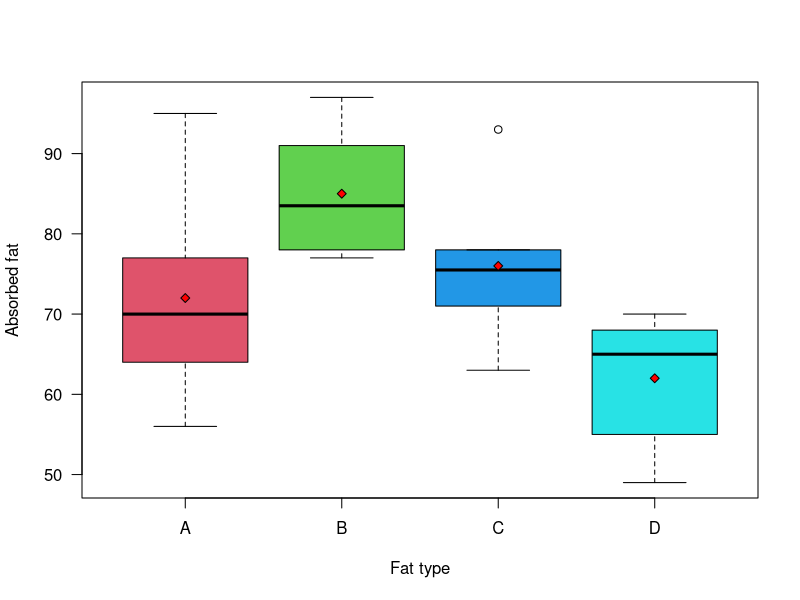
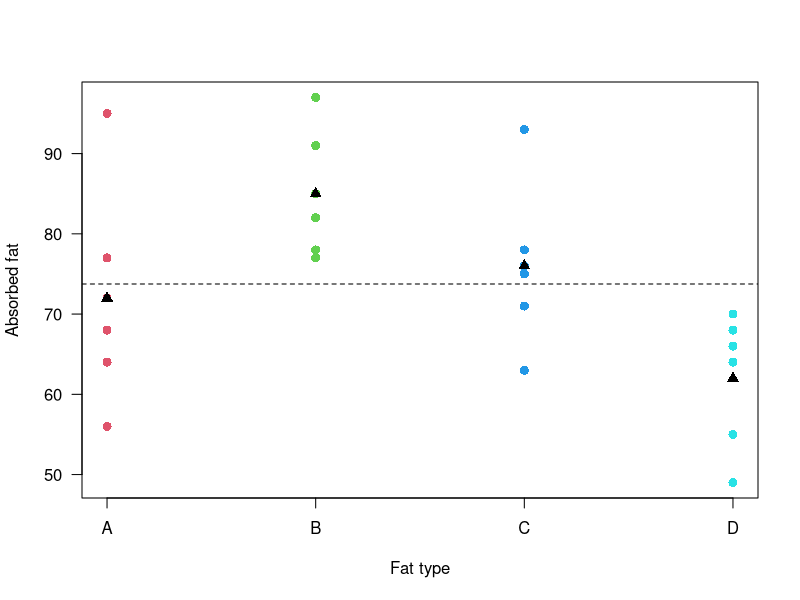
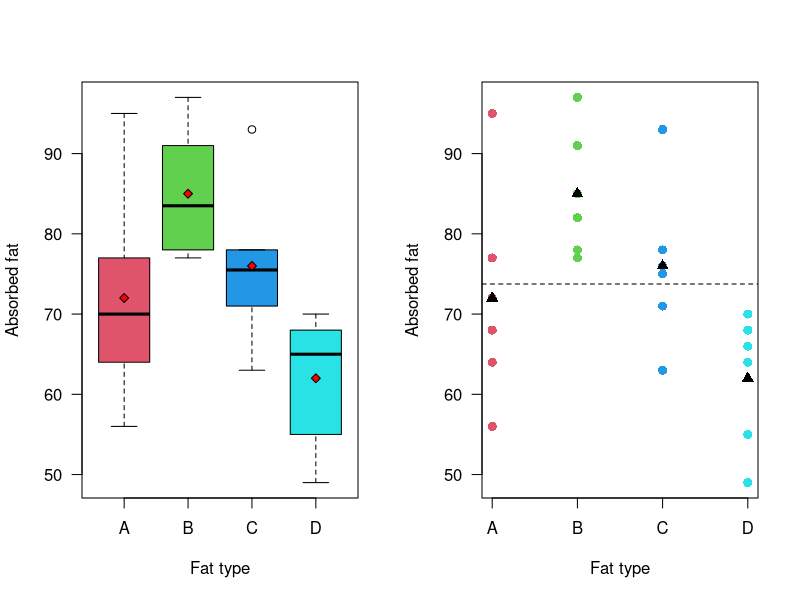
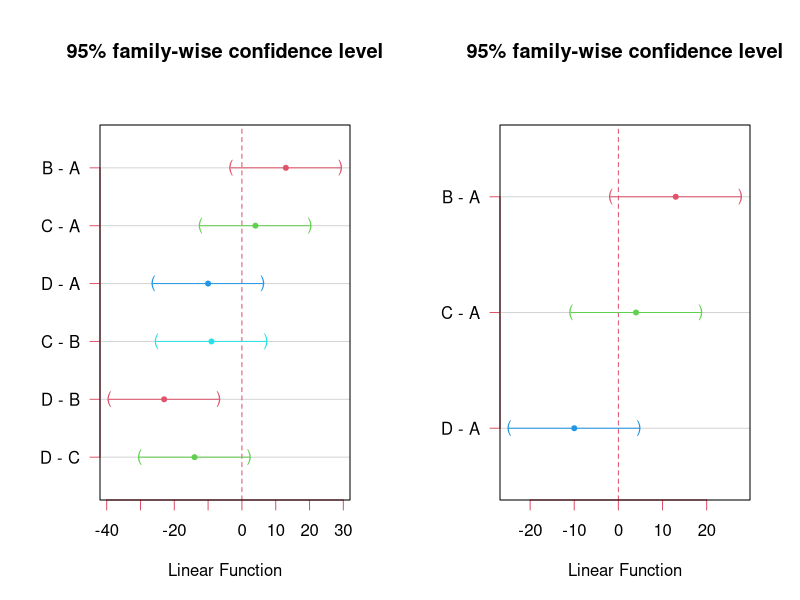
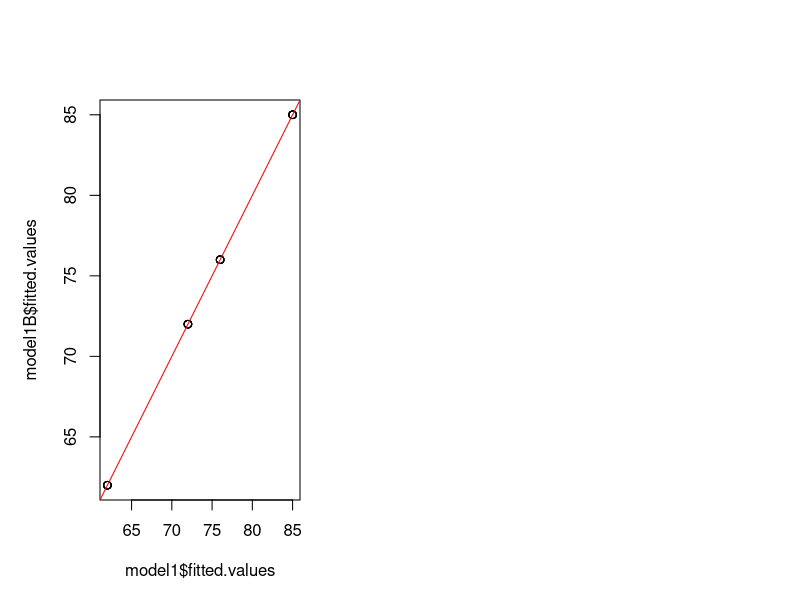
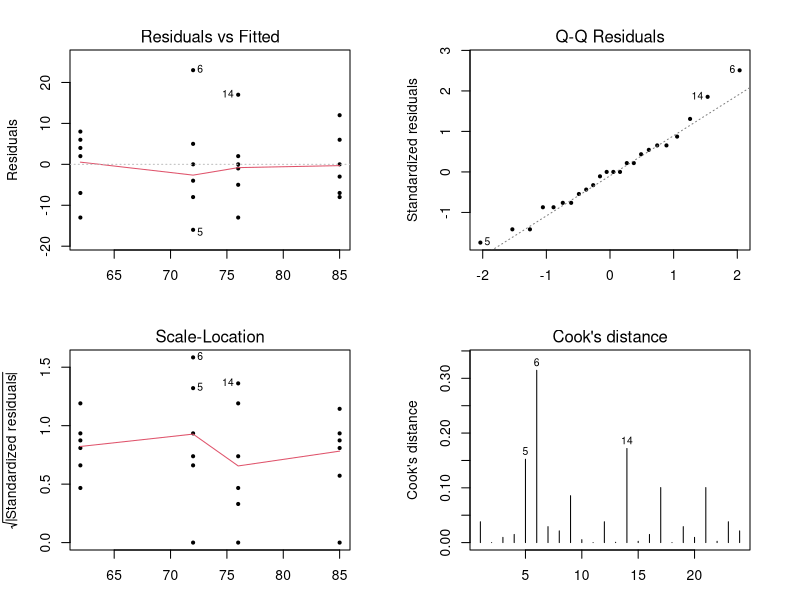
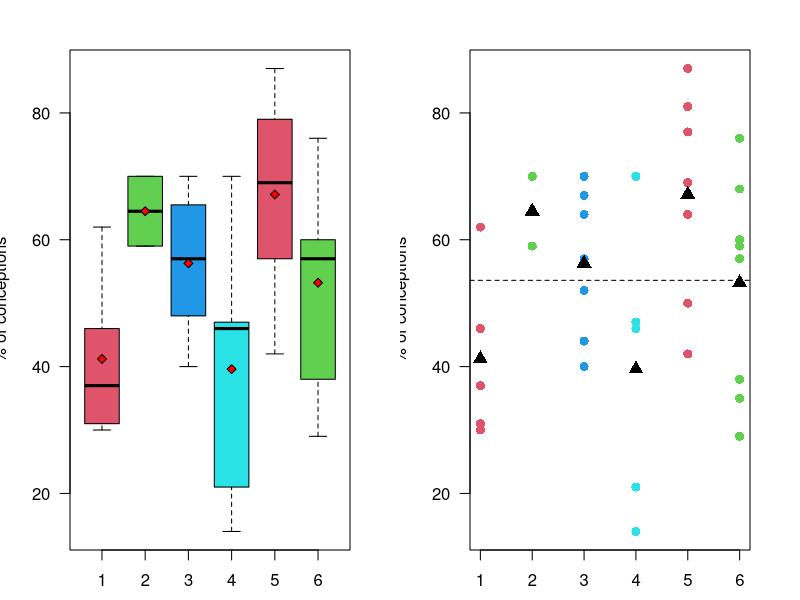
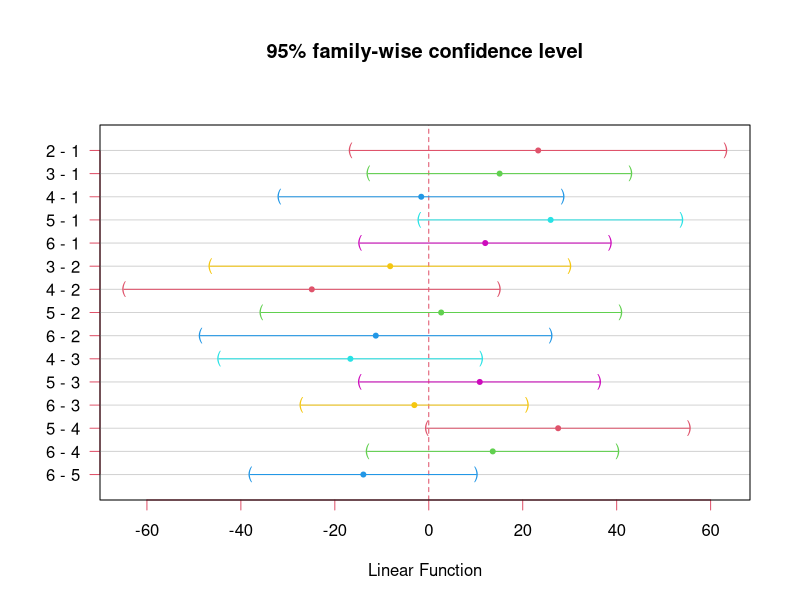

Write the R code that produced these figures, in order.
#
# 02429 - Analysis of correlated data: Mixed Linear Models     #
# R-script for Lecture 1: Recapitulation of LM.Two examples.  #
#
# I.   Example 1. Experimental data on Absorbed fat.
# II. Example 2. Grouped or clustered observations (Bulls).
# G. Eslava
#---------------------------------------------------------------
?options
getOption("contrasts")
getOption("digits")
getOption("scipen")

# Practicality --------------------------------------------------------------------

#Make sure you are at the working directory you are working
getwd()
#For example  (Mac)
setwd("/Users/guiesl/Library/CloudStorage/Dropbox/DTU/DTU_2024/02429_LinearMixedModels/R-code") 
#Verify
getwd()

# Alternatively at the top bar select:
# Session > Set Working Directory >to Source File Location 

#clean the environment
ls()
remove(list=ls())
ls()

options(width = 120, digits=4)

library(MASS)
library(emmeans) #For computing conditional/marginal means
library(multcomp) #For multiple hypothesis testing 

# Example 1. Experimental data on Absorbed fat. ---------------------------

# One-way analysis of variance (ANOVA) with balanced data

# Type in data directly for each variable name
grams <- c(64,72,68,77,56,95, 78, 91, 97, 82, 85, 77,75,93,78,71,63,76,55,66,49,64,70,68)  
fattype<- rep(c("A","B","C","D"), each = 6)
#fattype<- c("A", "A", "A", "A", "A", "A", "B", "B", "B", "B", "B", "B", "C", "C", "C", "C", "C", "C", "D", "D", "D", "D", "D", "D")

# Make a dataframe (a table with both columns)
fatdata<- data.frame(fattype, grams) 
fatdata

# See the structure of the data set
str(fatdata) 

# Change fattype to factor (categorical variable)
fatdata$fattype<- as.factor(fatdata$fattype)
str(fatdata) 

# See summary of data
summary(fatdata)

# See summary of data by each category of variable
summary_var<-with(fatdata, by(grams, fattype, summary)) 
summary_var

# Get means by groups
?tapply
?aggregate
(means<-tapply(fatdata$grams, fatdata$fattype, mean))
(means_agg<- aggregate(fatdata$grams, list(fatdata$fattype), mean))

str(means)
str(means_agg)

means
means_agg

means[1]^2
means_agg[1,2]^2

# Exploratory plots
# Boxplot:
boxplot(grams ~ fattype, data = fatdata, xlab='Fat type', ylab='Absorbed fat', 
        las=1, col=2:5)
points(1:4, means, pch = 23, cex = 0.95, bg = "red")

# Stripchart:
stripchart(grams ~ fattype, data = fatdata, xlab='Fat type', ylab='Absorbed fat', 
           vertical=TRUE,cex=1.2,pch=16, las=1, col=2:5)
points(1:4, means, pch = 17, cex = 1.2, col = "black")
abline(h = mean(fatdata$grams), lty = 2)

# Graph them side by side with par(mfrow), ?par
par(mfrow=c(1,2))
boxplot(grams ~ fattype, data = fatdata, xlab='Fat type', ylab='Absorbed fat', 
        las=1, col=2:5)
points(1:4, means, pch = 23, cex = 0.95, bg = "red")
stripchart(grams ~ fattype, data = fatdata, xlab='Fat type', ylab='Absorbed fat', 
           vertical=TRUE,cex=1.2,pch=16, las=1, col=2:5)
points(1:4, means, pch = 17, cex = 1.2, col = "black")
abline(h = mean(fatdata$grams), lty = 2)
par(mfrow=c(1,1))

# Fit a Linear Model (LM)
model1 <- lm(grams ~ fattype, data = fatdata)

# Summary for parameter estimates and F-statistic
summary(model1)

# See the ANOVA for factor/covariate significance
anova(model1)             # sequential sum of squares
drop1(model1, test = "F") # Single term deletions, partial sum of squares

# The sequential and single-term deletion are the same for models with
# one single explanatory variable.
# With models with more than one explanatory variable only 
# their last row are equal.

# Linear Model without intercept
# Convenient mainly for getting mean estimates directly
model1B <- lm(grams ~ fattype - 1, data = fatdata) 
summary(model1B)

#Or use library(emmeans) -estimated marginal means.
#help(package="emmeans")
emmeans(model1,"fattype")

# To visualize the lsmeans library(multcomp) 
 
(tuk <- glht(model1, linfct = mcp(fattype = "Tukey"))) # Makes all pair comparisons and uses an adjusted p-values.
(dunn <- glht(model1, linfct = mcp(fattype = "Dunnet"))) # Compares each "treatment" vs one single one ("control")
                                                         # and uses adjusted p-values.
par(mfrow=c(1,2))
par(mai=c(1,1,1.25,.5)) # Use sufficiently large upper margin
plot(tuk, col=2:5)
plot(dunn, col=2:5)
par(mai=c(1,1,1,1))

?glht #General Linear Hypotheses tests

#At least three methods for adjusting the p-values.
#Estimates and se errors are the same.
summary(tuk)
summary(tuk, test = adjusted("bonferroni"))
summary(tuk, test = adjusted("holm"))

summary(dunn)
summary(dunn, test = adjusted("bonferroni"))
summary(dunn, test = adjusted("holm"))


#Structure of the object model1 where the model results are stored:
str(model1) 
# e.g.:
model1$rank #number of parameters in the model (4)
model1$rank
model1$coefficients
model1B$coefficients


#Observe that fitted values obtained by model1 and model1B are identical

plot(model1$fitted.values, model1B$fitted.values)
abline(0,1, col="red")

(sum(model1$fitted.values - model1B$fitted.values))

# Technical note. See change of reference group to group D
# i) reate a new variable:
fatdata$newfattype <- relevel(fatdata$fattype, ref="D")
levels(fatdata$newfattype)

model1_D<-lm(grams ~ newfattype, data = fatdata)
summary(model1_D)

# Look at the diagnostic plots
par(mai=c(.5,.7,.5,.5))
par(mfrow = c(2,2))
plot(model1, which=1:4, pch=19, cex=.5)
par(mfrow = c(1,1))
# If a model fits, the reiduals should distributed approximately normal
# with zero mean and constant variance:

# Residual vs fitted: distributed around the horizontal line at zero vertical axe,
# else they can indicate nonindependence or non constant variance
# Q-Q plot: Close to a straight line, if they are approximatelly normally distributed
# Scale-location:  residual magnitudes within a band, else an indication of a non-constant variance.
# Cook´s distance plot: Observations that might be influential.
#------------------------------------------------------------------

# Example 2. Grouped or clustered observations (Bulls). 

# Example 13.7.1,Snedecor and Cochran, Statistical Methods, p 246
# Illustrative example on Fixed and Random effects

rm(list=(ls()))

options(width = 160, digits = 4)

#Read in the data
perc<-c(46,31,37,62,30,
        70, 59,
        52,44,57,40,67,64,70,
        47,21,70,46,14,
        42,64,50,69,77,81,87,
        35,68,59,38,57,76,57,29,60)
bull<-c(1,1,1,1,1,
        2,2,
        rep(3,7),
        rep(4,5),
        rep(5,7),
        rep(6, 9))

df<-data.frame(bull, perc)
df
str(df)
df$bull<- as.factor(df$bull)
str(df)

# Exploratory analysis

(mean<-mean(df$perc))
(means<-with(df,tapply(perc, bull, mean)))
tapply(df$perc, df$bull, mean)

(s2<-var(df$perc))
#(s2_i<-(vars<-tapply(df$perc, df$bull, var)))
(s2_i<-tapply(df$perc, df$bull, var))
(n_i<-table(df$bull))

cbind(n_i, means, s2_i)

# Exploratory plots
par(mfrow=c(1,2))
with(df, boxplot(perc ~ bull, xlab='bull', ylab='% of conceptions', las=1, col=2:5))
#alternatively:
# boxplot(df$perc ~ df$bull, xlab='bull', ylab='% of conceptions', las=1, col=2:5)
points(1:6, means, pch = 23, cex = 0.95, bg = "red")

with(df, stripchart(perc ~ bull, xlab='bull', ylab='% of conceptions', 
                    vertical=TRUE,cex=1.2,pch=16, las=1, col=2:5))
points(1:6, means, pch = 17, cex = 1.5, bg = "black")
abline(h=mean(df$perc), lty = 2)
par(mfrow=c(1,1))

# Fitting three models

# Model 1. Simple fixed effects model
m_lm_null <- lm(perc~1,data=df)
anova(m_lm_null)
drop1(m_lm_null)
summary(m_lm_null)
#estimated mean = 53.54 = observed mean
confint(m_lm_null, level=0.95)
cbind(coef(m_lm_null), confint(m_lm_null, level=0.95))

mean(df$perc)
sqrt(var(df$perc)/35)

# Model 2. Fixed effects model, with bulls as the fixed effect factor
m_lm <- lm(perc~bull,data=df)
anova(m_lm)
drop1(m_lm,test="F")
summary(m_lm)

# factor bull is statistically significant,
# i.e. On average the percentage of conception of the six bulls differs.
# at least two bulls have a statistically different conception percentage.

summary(m_lm)
confint(m_lm)
#F-statistic: 2.68 on 5 and 29 DF,  p-value: 0.0441
# Bull 5 and 1 have a statistically different percentage of conceptions.

#See estimated means directly:
summary(lm(perc~bull-1,data=df))

#Alternativelly:
emmeans(m_lm,"bull")
# Visualize the estimated marginal means

(tuk <- glht(m_lm, linfct = mcp(bull = "Tukey"))) ## S3 method for class 'mcp'

par(mai=c(1,1,1.25,.5)) # Use sufficiently large upper margin
plot(tuk, col=2:7)
par(mai=c(.5,.5,.5,.5))

#Diagnostic plots
par(mfrow=c(2,2))
plot(m_lm, which = c(1:4), pch=16, cex=.75)
par(mfrow=c(1,1))
#Model fitting looks acceptable
#Notice that the predictive power of the model is low.
# Descriptive vs predictive model

plot(df$perc, m_lm$fitted.values, col=df$bull, pch=19)
abline(0,1)

# Model 3. Random effects model with bulls as random effect

# Now we assume that the six bulls are a random sample from a large population
# of bulls and that one wishes to estimate the average percentage of conceptions,
# and that the percentages of conceptions of the bulls are on average the same 
# in the population.
# The observations within each bull are expected to be correlated.
# The observations between bulls are expected to be uncorrelated.

#install.packages("lme4")
library(lme4)

m_lmer<-lmer(perc ~ (1|bull), data=df)
m_lmer<-lmer(perc ~ 1 + (1|bull), data=df)
#str(m_lmer) #A lot of information!
#m_lmer@beta

summary(m_lmer)


76.8+248.7 #=325.5

76.8/(76.8+248.7) #= 0.24
#variance due to the bulls:76.8
# Total variance= 76.8+248.7=325.5

#Fixed effects: none!
drop1(m_lmer, test="Chisq") 
anova(m_lmer)

# Random effects 
#See confidence intervals:
confint(m_lmer, oldNames=F)

cbind(coef(m_lm_null), confint(m_lm_null, level=0.95))

#Notice that the CI are wider in the random effects setting than in the fixed.

#-----end--------
#install.packages("lattice")
library(lattice)
# See the ranking og the percentage of conceptions of the bulls.

dotplot(ranef(m_lmer, condVar=TRUE), strip = FALSE)

predict(m_lmer)
par(mai=c(1,1,1,1))
plot(predict(m_lmer), m_lm$fitted.values, col=df$bull, pch=19)
abline(0,1)

str(ranef(m_lmer))

par(mfrow=c(1,2))
qqnorm(ranef(m_lmer)$bull[,"(Intercept)"], main="Random effects", pch=19, cex=.5)
qqline(ranef(m_lmer)$bull[,"(Intercept)"])
qqnorm(resid(m_lmer), main="Residuals",pch=19, cex=.5)
qqline(resid(m_lmer))  

#----end----
